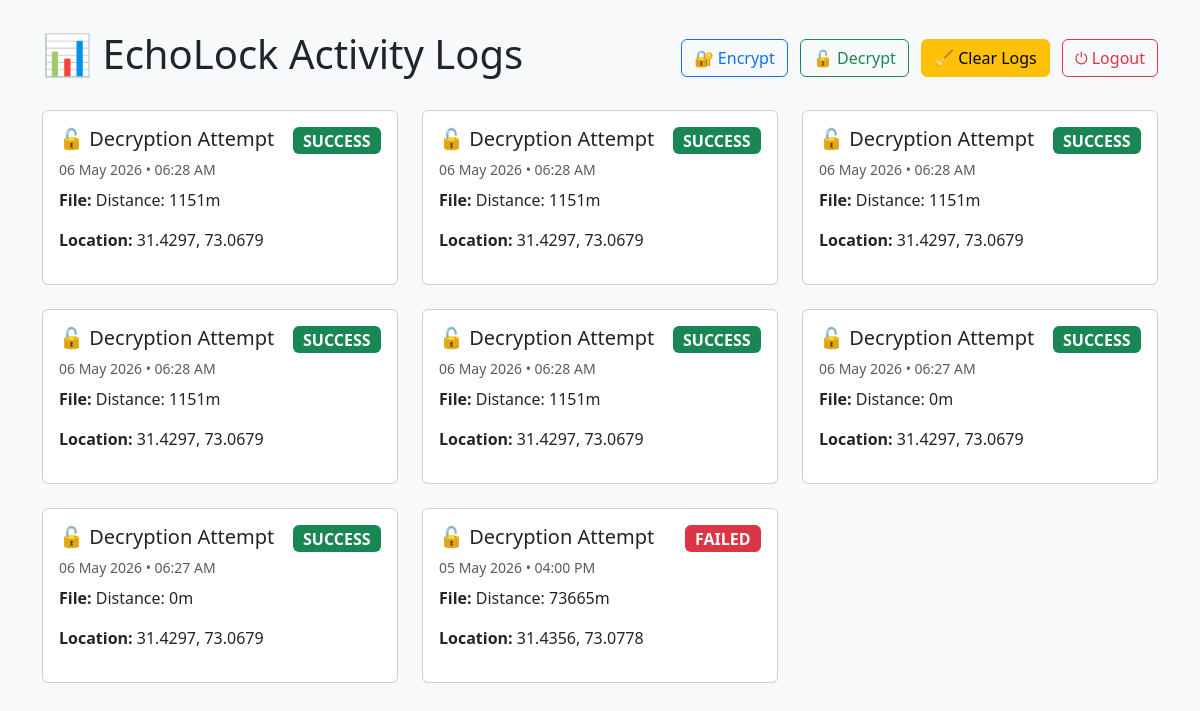
The app's page /logs (signed in) with its own data.
### app/models.py (models this page shows)
class ActivityLog(db.Model):
    id = db.Column(db.Integer, primary_key=True)
    user_id = db.Column(db.Integer, db.ForeignKey('user.id'), nullable=False)
    file_id = db.Column(db.Integer, db.ForeignKey('encrypted_file.id'), nullable=True)
    action = db.Column(db.String(50), nullable=False)          # upload, decrypt_attempt, decrypt_success, decrypt_fail
    status = db.Column(db.String(20), nullable=False)          # success / failed
    timestamp = db.Column(db.DateTime, default=datetime.utcnow)
    ip_address = db.Column(db.String(50), nullable=True)
    location_info = db.Column(db.String(100), nullable=True)   # e.g. "31.4365, 73.0751"
    details = db.Column(db.Text, nullable=True)

### app/routes.py (the view)
@main_bp.route('/logs')
@login_required
def activity_logs():
    logs = ActivityLog.query.filter_by(user_id=current_user.id) \
        .order_by(ActivityLog.timestamp.desc()) \
        .all()
    return render_template('logs.html', logs=logs)

### run.py (called while the page is built)
@login_manager.user_loader
def load_user(user_id):
    from app.models import User
    return User.query.get(int(user_id))

### templates/logs.html (shortened to what this page needs)
<!DOCTYPE html>
<html lang="en">
<head>
    <link rel="stylesheet" href="https://cdn.jsdelivr.net/npm/bootstrap@5.3.3/dist/css/bootstrap.min.css">
</head>
<body>
<div class="container">
    <div class="d-flex justify-content-between align-items-center mb-4">
        <h1>📊 EchoLock Activity Logs</h1>
        <div>
            <a href="/" class="btn btn-outline-primary me-2">🔐 Encrypt</a>
            <a href="/decrypt" class="btn btn-outline-success me-2">🔓 Decrypt</a>
            <button onclick="clearLogs()" class="btn btn-warning me-2">
                🧹 Clear Logs
            </button>
            <a href="/logout" class="btn btn-outline-danger">⏻ Logout</a>
        </div>
    </div>
    {% if logs %}
    <div class="row" id="logContainer">
        {% for log in logs %}
        <div class="col-md-6 col-lg-4 mb-4">
            <div class="card log-card h-100">
                <div class="card-body">
                    <div class="d-flex justify-content-between align-items-start">
                        <h5 class="card-title">
                            {% if log.action == 'encrypt' or log.action == 'upload' %}
                                🔐 File Encrypted
                            {% else %}
                                🔓 Decryption Attempt
                            {% endif %}
                        </h5>
                        <span class="badge
                            {% if log.status == 'success' %}bg-success{% else %}bg-danger{% endif %} fs-6">
                            {{ log.status|upper }}
                        </span>
                    </div>
                    <p class="text-muted small mb-2">
                        {{ log.timestamp.strftime('%d %b %Y • %I:%M %p') }}
                    </p>
                    <p><strong>File:</strong> {{ log.details }}</p>
                    {% if log.location_info %}
                    <p><strong>Location:</strong> {{ log.location_info }}</p>
                    {% endif %}
                </div>
            </div>
        </div>
        {% endfor %}
    </div>
    {% else %}
    <div class="text-center py-5">
        <h4 class="text-muted">No activity logs yet</h4>
        <p class="text-muted">Your encryption and decryption activities will appear here automatically.</p>
    </div>
    {% endif %}
</div>
</body>
</html>

### templates/logs.html (style rules this page uses)
body { background: #f8f9fa; padding-top: 30px; }
.log-card { transition: all 0.3s; }

### records on screen
ActivityLog: action "🔓 Decryption Attempt", status "SUCCESS", timestamp "06 May 2026 • 06:28 AM", details "Distance: 1151m", location_info "31.4297, 73.0679"
ActivityLog: action "🔓 Decryption Attempt", status "SUCCESS", timestamp "06 May 2026 • 06:28 AM", details "Distance: 1151m", location_info "31.4297, 73.0679"
ActivityLog: action "🔓 Decryption Attempt", status "SUCCESS", timestamp "06 May 2026 • 06:28 AM", details "Distance: 1151m", location_info "31.4297, 73.0679"
ActivityLog: action "🔓 Decryption Attempt", status "SUCCESS", timestamp "06 May 2026 • 06:28 AM", details "Distance: 1151m", location_info "31.4297, 73.0679"
ActivityLog: action "🔓 Decryption Attempt", status "SUCCESS", timestamp "06 May 2026 • 06:28 AM", details "Distance: 1151m", location_info "31.4297, 73.0679"
ActivityLog: action "🔓 Decryption Attempt", status "SUCCESS", timestamp "06 May 2026 • 06:27 AM", details "Distance: 0m", location_info "31.4297, 73.0679"
ActivityLog: action "🔓 Decryption Attempt", status "SUCCESS", timestamp "06 May 2026 • 06:27 AM", details "Distance: 0m", location_info "31.4297, 73.0679"
ActivityLog: action "🔓 Decryption Attempt", status "FAILED", timestamp "05 May 2026 • 04:00 PM", details "Distance: 73665m", location_info "31.4356, 73.0778"
